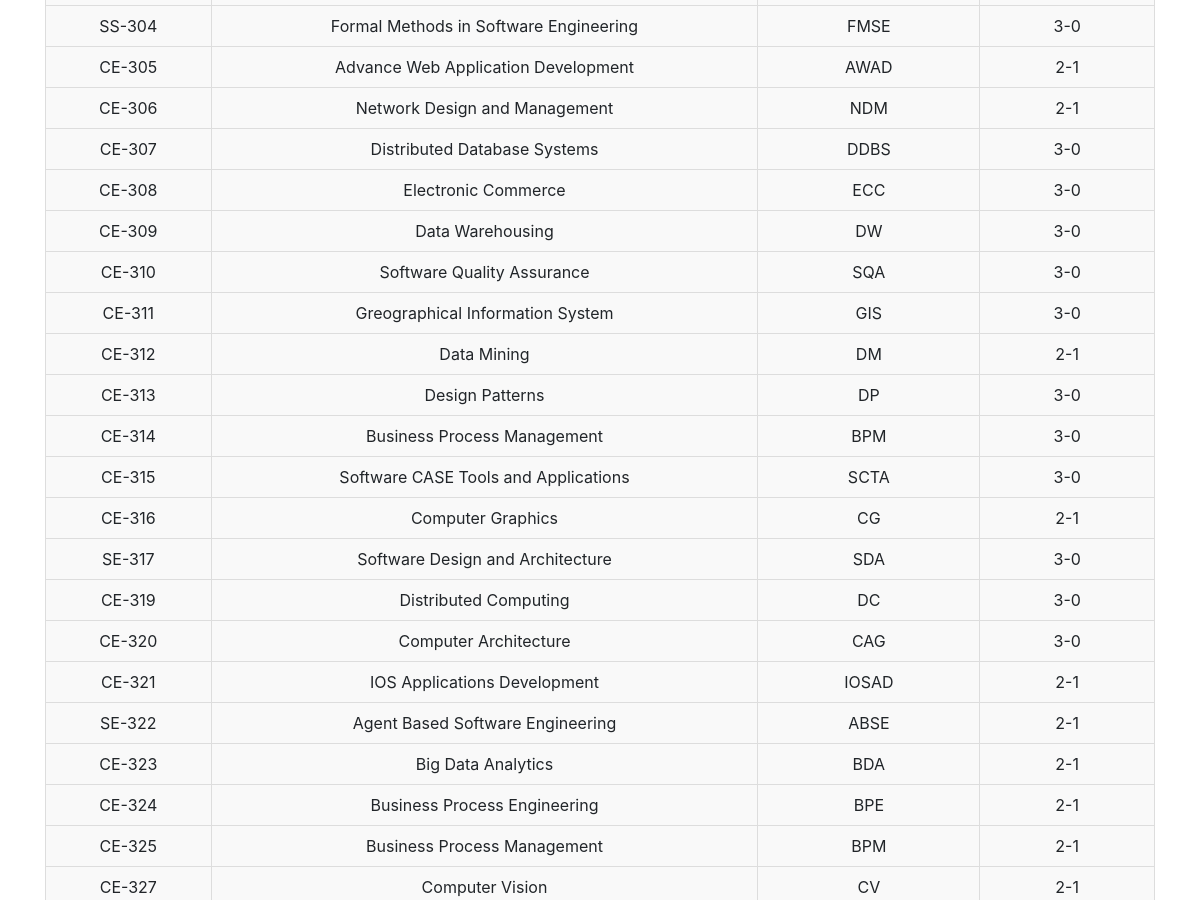
The page /Courses_details (middle part) on the database as committed earlier.
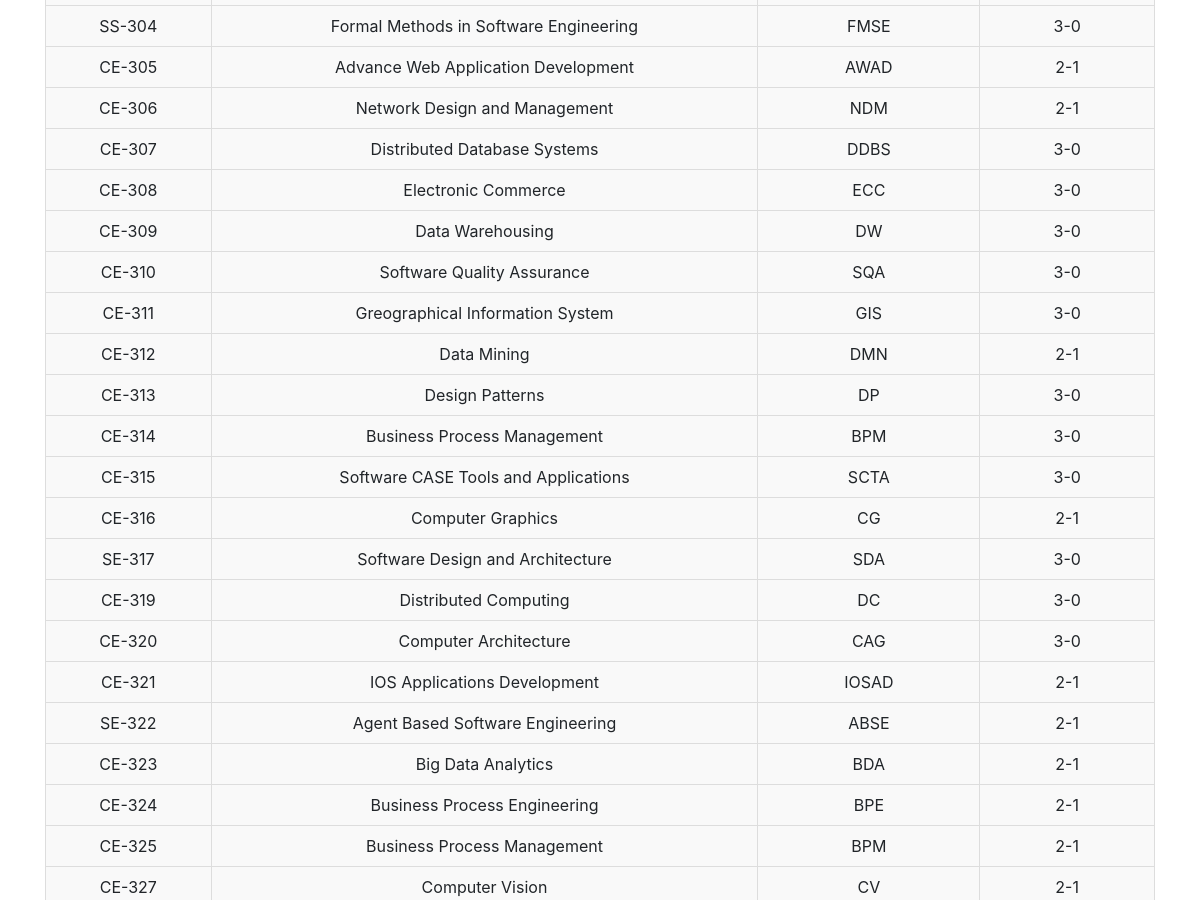
The same page on the database as committed later.
### timetable/models.py (models this page shows, shortened)
class Course(models.Model):
    course_code = models.CharField(max_length=20)
    short_name = models.CharField(max_length=100)
    full_name = models.CharField(max_length=200)
    credit_hours = models.CharField(max_length=200)
    lab_crh = models.IntegerField(default=0)  # New field for lab credit hours
    pre_req = models.CharField(max_length=200, blank=True, null=True)  # New field for prerequisites
    category = models.CharField(max_length=100)

### timetable/views.py (the view)
# urls.py: path('Courses_details', views.Courses_details, name='Courses_details'),
def Courses_details(request):
    Courses = Course.objects.all()
    context = {
        'Courses': Courses,
    }
    return render(request, 'timetable/Courses_details.html', context)

### timetable/templates/timetable/Courses_details.html (shortened to what this page needs)
{% extends 'timetable/base.html' %}
{% block content %}
<table class="timetable-table">
    <tbody>
        {% for course in Courses %}
            <tr>
                <td class="schedule-info">{{ course.course_code }}</td>
                <td class="schedule-info">{{ course.full_name }}</td>
                <td class="schedule-info">{{ course.short_name }}</td>
                <td class="schedule-info">{{ course.credit_hours }}-{{ course.lab_crh}}</td>
            </tr>
        {% endfor %}
    </tbody>
</table>
{% endblock %}

Rows that differ between the two databases and show on the page:
changed Course "CE-312": short_name "DM" → "DMN"
